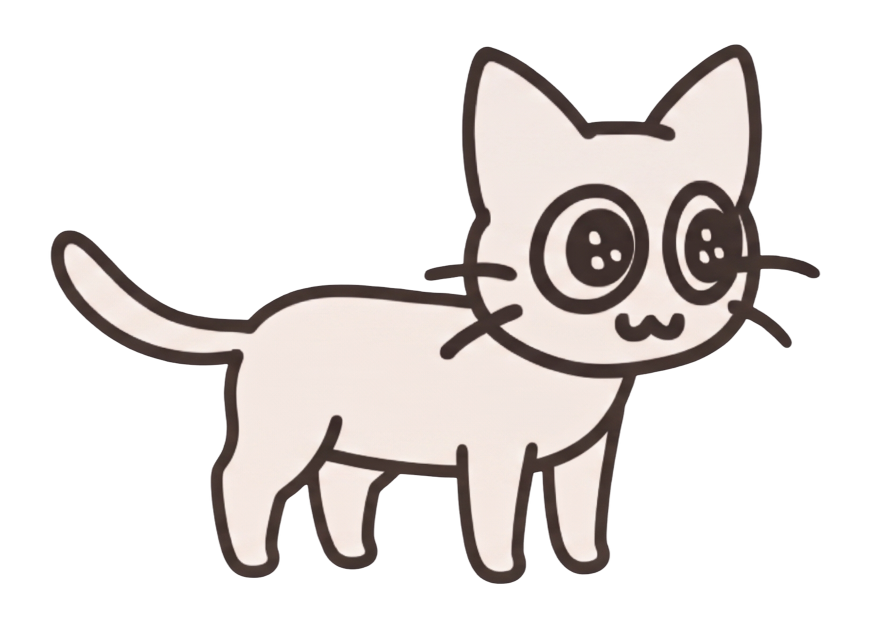
#> input picture src/assets/homepage/cat-standstill.png, 2610 x 1887 px (shown at 1/3 size)
$ python make-cat-sprite.py
#> lines starting #> are read from the running program, lines starting #| are printed output that depends on the picture
"""Builds src/assets/homepage/cat-sprite.png from the two big cat drawings.

The sheet holds three frames side by side, all in cells of the same size with
the feet on the bottom edge:  [standing] [walking 1] [walking 2]
Trimming the empty margins and shrinking the art keeps the file tiny
(about 200 KB instead of 4.7 MB), and gives the page one image to animate.

Run it after changing the cat art:   python3 scripts/make-cat-sprite.py
"""
from pathlib import Path
from PIL import Image

ART = Path(__file__).resolve().parent.parent / "src/assets/homepage"
SCALE = 0.14          # how much the standing cat is shrunk
WALK_BOOST = 1.08     # the walking drawing is a bit smaller, so it gets enlarged to match
WALK_SPLIT = 2347     # x where the walking sheet changes from its first cat to its second


def trimmed(img, box=None):
    img = img.crop(box) if box else img
    return img.crop(img.getchannel("A").point(lambda a: 255 if a > 20 else 0).getbbox())


def shrink(img, factor):
    return img.resize((round(img.width * factor), round(img.height * factor)), Image.LANCZOS)


standing = Image.open(ART / "cat-standstill.png").convert("RGBA")
#> standing is the input picture: PIL image 2610x1887 RGBA; mean R, G, B, A 60.4, 56.1, 54.4, 84
walking = Image.open(ART / "cat-walking.png").convert("RGBA")
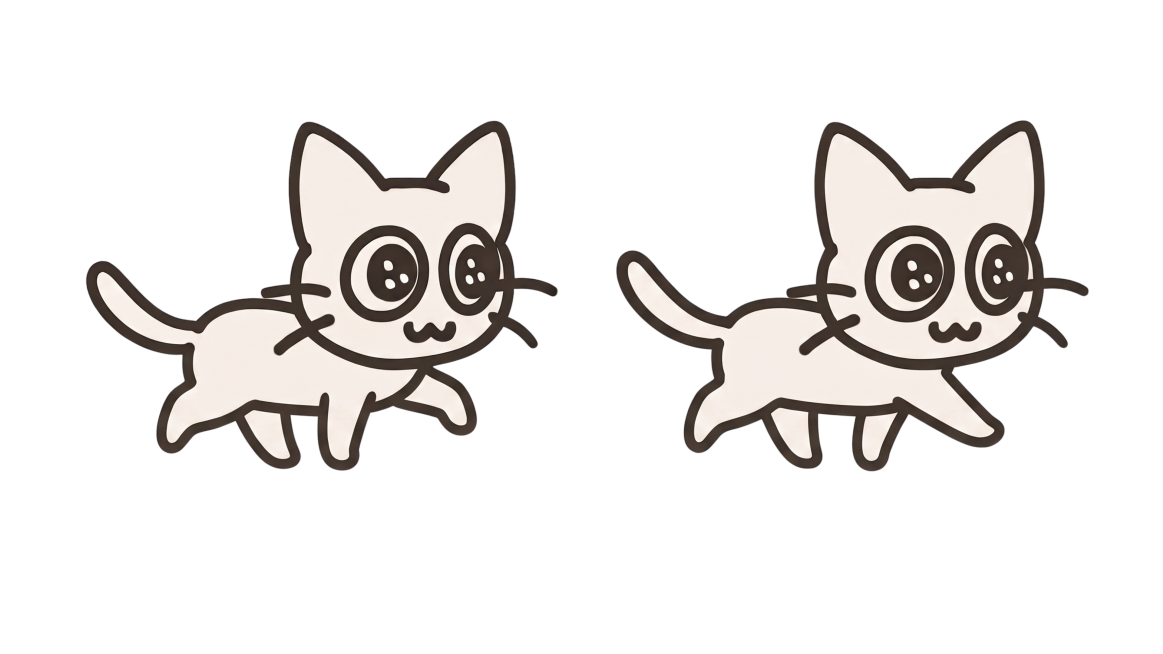
#> input picture src/assets/homepage/cat-walking.png, 4650 x 2616 px (shown at 1/4 size)
#> walking is the input picture: PIL image 4650x2616 RGBA; mean R, G, B, A 36.8, 34.6, 33.1, 54.4

frames = [
    shrink(trimmed(standing), SCALE),
    shrink(trimmed(walking, (0, 0, WALK_SPLIT, walking.height)), SCALE * WALK_BOOST),
    shrink(trimmed(walking, (WALK_SPLIT, 0, walking.width, walking.height)), SCALE * WALK_BOOST),
]
#> call 2 of trimmed, with box = (0, 0, 2347, 2616)
#> in trimmed (call 2), `img = img.crop(box) if box else img`:
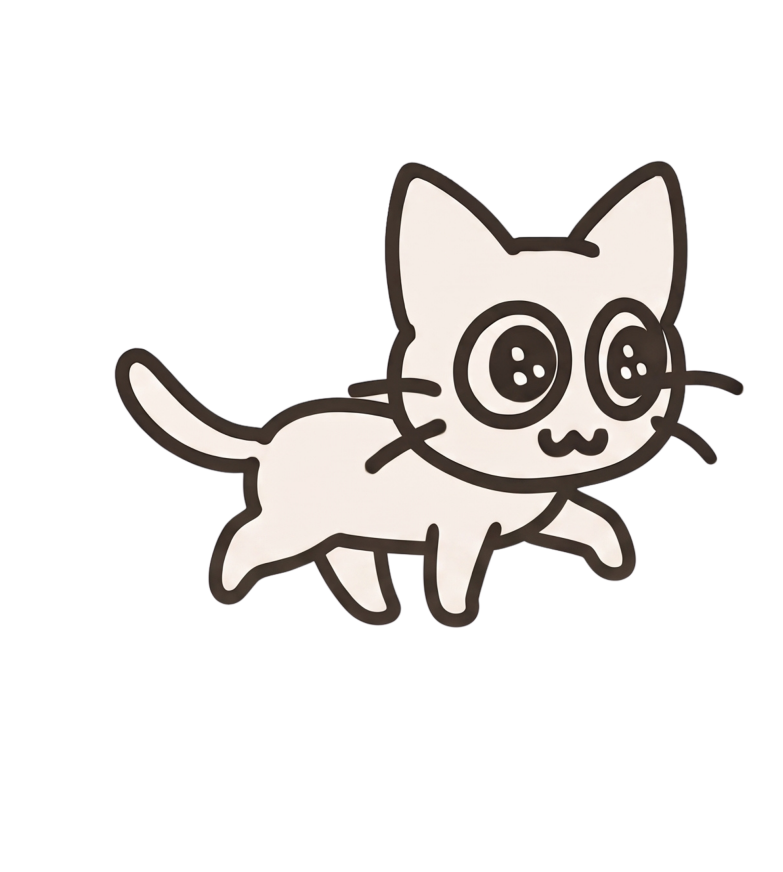
#> img: PIL image 2347x2616 RGBA (shown at 1/3 size); mean R, G, B, A 36.2, 33.9, 32.5, 53.6; transparent parts drawn white
#> call 2 of shrink, with factor = 0.151
#> in shrink (call 2), `return img.resize((round(img.width * factor), round(img.height * facto..`:
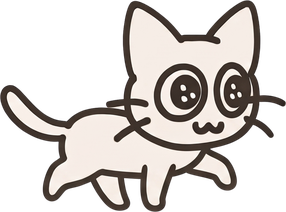
#> returned value: PIL image 286x212 RGBA; mean R, G, B, A 83.4, 78.4, 75, 124.2; transparent parts drawn white
#> call 3 of trimmed, with box = (2347, 0, 4650, 2616)
#> in trimmed (call 3), `img = img.crop(box) if box else img`:
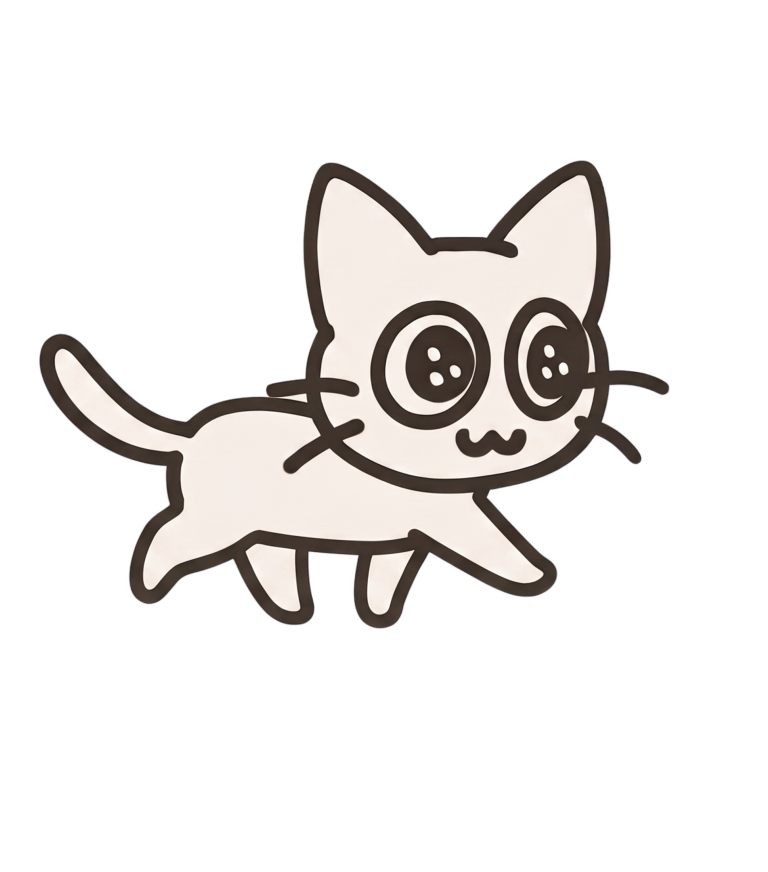
#> img: PIL image 2303x2616 RGBA (shown at 1/3 size); mean R, G, B, A 37.5, 35.2, 33.7, 55.3; transparent parts drawn white
#> in trimmed (call 3), `return img.crop(img.getchannel("A").point(lambda a: 255 if a > 20 else..`:
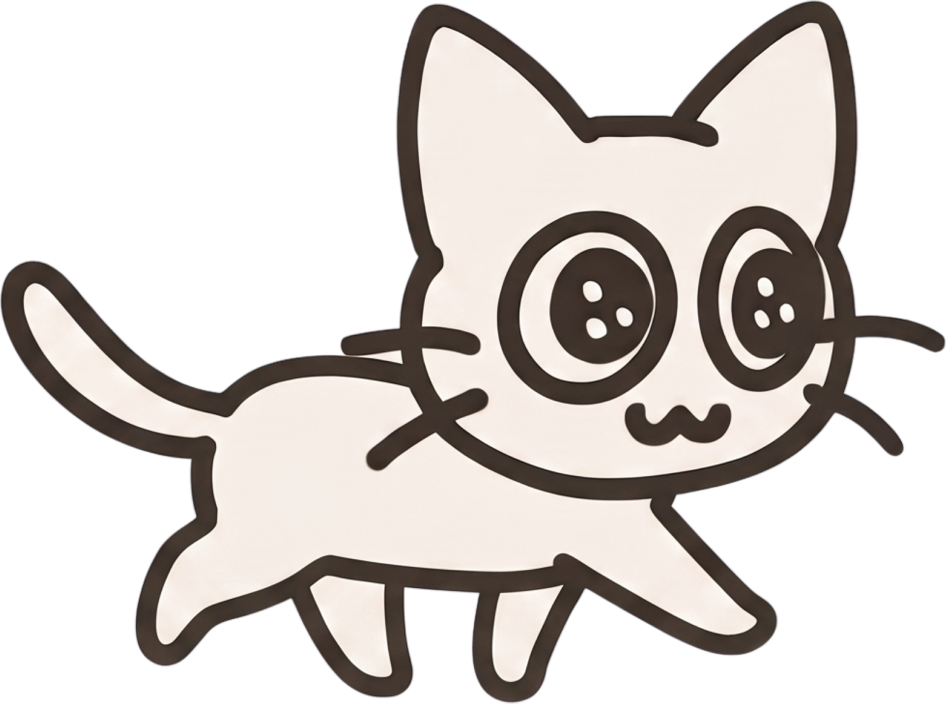
#> returned value: PIL image 1892x1407 RGBA (shown at 1/2 size); mean R, G, B, A 84.9, 79.7, 76.2, 125.2; transparent parts drawn white
#> call 3 of shrink, with factor = 0.151
#> in shrink (call 3), `return img.resize((round(img.width * factor), round(img.height * facto..`:
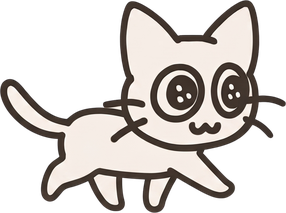
#> returned value: PIL image 286x213 RGBA; mean R, G, B, A 84.6, 79.5, 76, 125.2; transparent parts drawn white

cell_w = max(f.width for f in frames)
#> cell_w = 323
cell_h = max(f.height for f in frames)
#> cell_h = 227
sheet = Image.new("RGBA", (cell_w * len(frames), cell_h))
#> sheet: PIL image 969x227 RGBA; every value is 0
for i, frame in enumerate(frames):
    # centered in its cell, feet on the bottom edge
    sheet.paste(frame, (i * cell_w + (cell_w - frame.width) // 2, cell_h - frame.height))
#> this loop made 3 passes
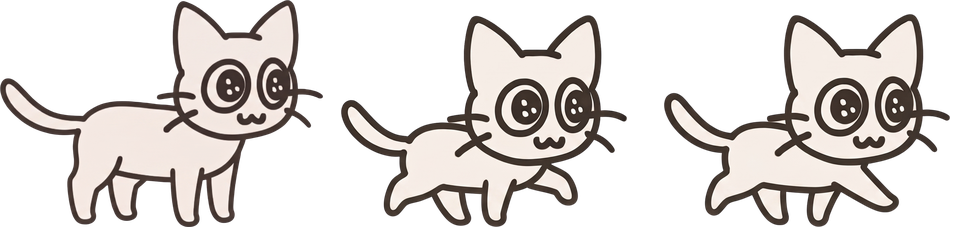
#> sheet: PIL image 969x227 RGBA; mean R, G, B, A 73.3, 68.6, 65.9, 105.7; transparent parts drawn white

sheet.save(ART / "cat-sprite.png", optimize=True)
print(f"cat-sprite.png: {sheet.width}x{sheet.height}, cell {cell_w}x{cell_h}")
#| cat-sprite.png: 969x227, cell 323x227
